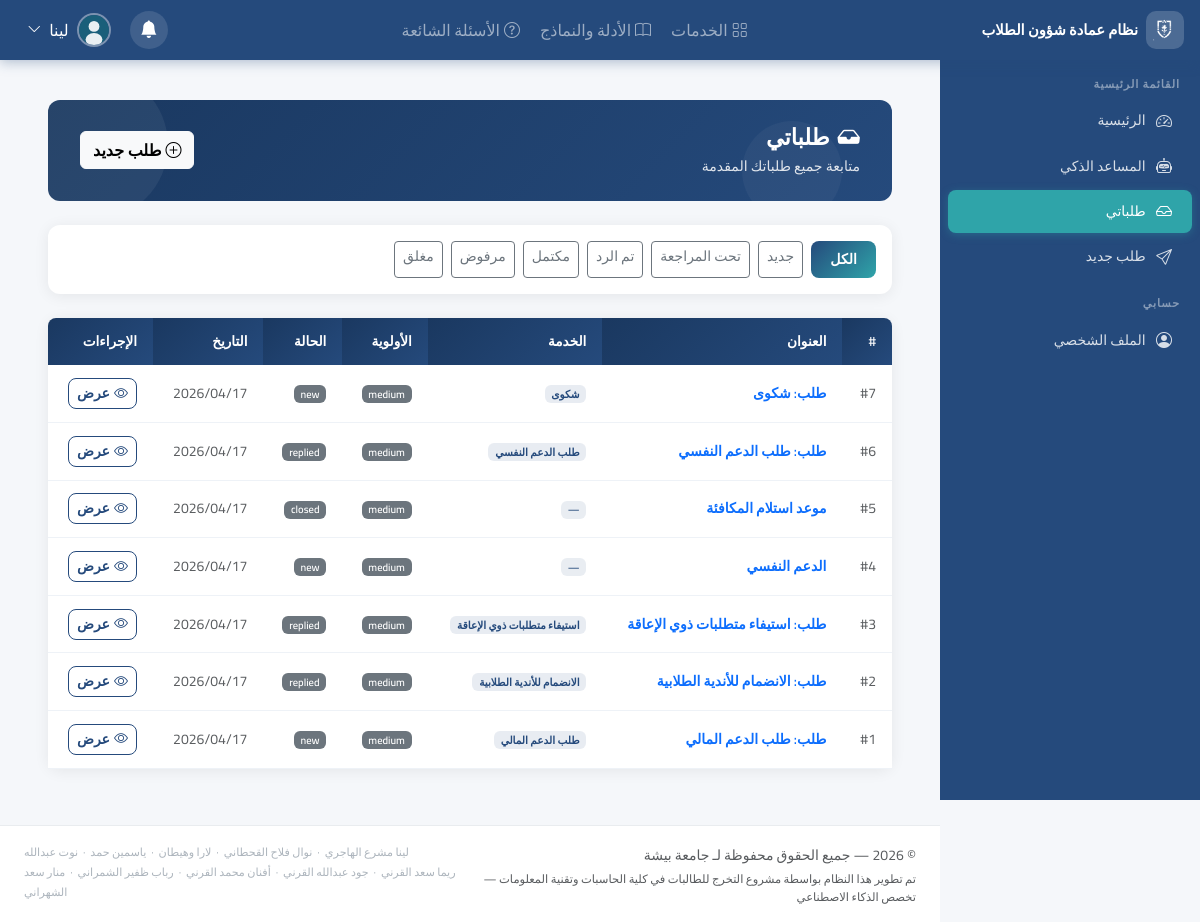
The page /student/my_requests.php (signed in) on the database its author committed.
### tables this page shows
CREATE TABLE `system_settings` (
  `id` int(10) UNSIGNED NOT NULL,
  `setting_key` varchar(100) NOT NULL,
  `setting_value` text DEFAULT NULL,
  `updated_at` datetime DEFAULT current_timestamp() ON UPDATE current_timestamp()
);

CREATE TABLE `requests` (
  `id` int(10) UNSIGNED NOT NULL,
  `student_id` int(10) UNSIGNED NOT NULL,
  `service_id` int(10) UNSIGNED DEFAULT NULL,
  `request_type_id` int(10) UNSIGNED DEFAULT NULL,
  `title` varchar(250) NOT NULL,
  `description` text NOT NULL,
  `attachment` varchar(255) DEFAULT NULL,
  `status` enum('new','under_review','replied','completed','rejected','closed') DEFAULT 'new',
  `assigned_to` int(10) UNSIGNED DEFAULT NULL,
  `priority` enum('low','medium','high') DEFAULT 'medium',
  `created_at` datetime DEFAULT current_timestamp(),
  `updated_at` datetime DEFAULT current_timestamp() ON UPDATE current_timestamp()
);

CREATE TABLE `services` (
  `id` int(10) UNSIGNED NOT NULL,
  `title` varchar(200) NOT NULL,
  `description` text DEFAULT NULL,
  `department_id` int(10) UNSIGNED DEFAULT NULL,
  `conditions` text DEFAULT NULL,
  `required_documents` text DEFAULT NULL,
  `steps` text DEFAULT NULL,
  `keywords` text DEFAULT NULL,
  `icon` varchar(100) DEFAULT 'bi-gear',
  `status` enum('published','draft','archived') DEFAULT 'published',
  `assigned_role` enum('admin','advisor','both') NOT NULL DEFAULT 'admin',
  `created_by` int(10) UNSIGNED DEFAULT NULL,
  `created_at` datetime DEFAULT current_timestamp(),
  `updated_at` datetime DEFAULT current_timestamp() ON UPDATE current_timestamp()
);

### includes/db.php (called while the page is built, shortened)
<?php
try {
    $dsn = "mysql:host=" . DB_HOST . ";dbname=" . DB_NAME . ";charset=" . DB_CHARSET;
    $pdo = new PDO($dsn, DB_USER, DB_PASS, [
        PDO::ATTR_ERRMODE            => PDO::ERRMODE_EXCEPTION,
        PDO::ATTR_DEFAULT_FETCH_MODE => PDO::FETCH_ASSOC,
        PDO::ATTR_EMULATE_PREPARES   => false,
    ]);
} catch (PDOException $e) {
    die(json_encode(['error' => 'فشل الاتصال بقاعدة البيانات: ' . $e->getMessage()]));
}
function getSetting(string $key, string $default = ''): string {
    global $pdo;
    $stmt = $pdo->prepare("SELECT setting_value FROM system_settings WHERE setting_key = ?");
    $stmt->execute([$key]);
    $row = $stmt->fetch();
    return $row ? (string)$row['setting_value'] : $default;
}

### includes/auth.php (called while the page is built, shortened)
<?php
function getUserId(): int {
    return (int)($_SESSION['user_id'] ?? 0);
}

### student/my_requests.php (the view, shortened to what this page needs)
<?php
require_once __DIR__ . '/../includes/db.php';
require_once __DIR__ . '/../includes/auth.php';
require_once __DIR__ . '/../includes/functions.php';
$userId      = getUserId();
$statusFilter= clean($_GET['status'] ?? '');
$page        = max(1, (int)($_GET['page'] ?? 1));
$params = [$userId];
$where  = ['mr.student_id = ?'];
$query = "SELECT mr.*, s.title as service_title
          FROM requests mr
          LEFT JOIN services s ON s.id = mr.service_id
          WHERE " . implode(' AND ', $where) . "
          ORDER BY mr.created_at DESC";
$result = paginate($pdo, $query, $params, $page, 10);
$requests = $result['data'];
require_once __DIR__ . '/../includes/header.php';
?>
<div class="container-fluid px-4 py-3">
    <div class="page-header">
        <div class="row align-items-center">
            <div class="col">
                <h1><i class="bi bi-inbox-fill me-2"></i>طلباتي</h1>
                <p>متابعة جميع طلباتك المقدمة</p>
            </div>
            <div class="col-auto">
                <a href="/STD/student/new_request.php" class="btn btn-light fw-bold">
                    <i class="bi bi-plus-circle me-1"></i>طلب جديد
                </a>
            </div>
        </div>
    </div>
    <div class="std-card p-3 mb-4">
        <div class="d-flex gap-2 flex-wrap">
            <?php
            $tabs = [
                '' => 'الكل',
                'new' => 'جديد',
                'under_review' => 'تحت المراجعة',
                'replied' => 'تم الرد',
                'completed' => 'مكتمل',
                'rejected' => 'مرفوض',
                'closed' => 'مغلق',
            ];
            foreach ($tabs as $val => $label): ?>
            <a href="?status=<?= $val ?>"
               class="btn btn-sm <?= $statusFilter === $val ? 'btn-primary' : 'btn-outline-secondary' ?>">
                <?= $label ?>
            </a>
            <?php endforeach; ?>
        </div>
    </div>
    <?php if (empty($requests)): ?>
        <div class="empty-state">
            <div class="empty-state-icon"><i class="bi bi-inbox"></i></div>
            <h5>لا توجد طلبات <?= $statusFilter ? 'بهذه الحالة' : '' ?></h5>
            <p>يمكنك تقديم طلبك الأول الآن</p>
            <a href="/STD/student/new_request.php" class="btn btn-primary">
                <i class="bi bi-plus-circle me-1"></i>تقديم طلب
            </a>
        </div>
    <?php else: ?>
        <div class="std-card">
            <div class="table-responsive">
                <table class="table table-std table-hover mb-0">
                    <thead>
                        <tr>
                            <th>#</th>
                            <th>العنوان</th>
                            <th>الخدمة</th>
                            <th>الأولوية</th>
                            <th>الحالة</th>
                            <th>التاريخ</th>
                            <th>الإجراءات</th>
                        </tr>
                    </thead>
                    <tbody>
                        <?php foreach ($requests as $req): ?>
                        <tr>
                            <td class="text-muted small">#<?= $req['id'] ?></td>
                            <td>
                                <a href="/STD/student/request_details.php?id=<?= $req['id'] ?>" class="text-decoration-none fw-600">
                                    <?= htmlspecialchars(mb_substr($req['title'], 0, 40)) ?><?= mb_strlen($req['title']) > 40 ? '...' : '' ?>
                                </a>
                            </td>
                            <td><span class="badge bg-primary-soft text-primary"><?= htmlspecialchars($req['service_title'] ?? '—') ?></span></td>
                            <td><?= priorityLabel($req['priority']) ?></td>
                            <td><?= requestStatusLabel($req['status']) ?></td>
                            <td class="text-muted small"><?= formatDate($req['created_at']) ?></td>
                            <td>
                                <a href="/STD/student/request_details.php?id=<?= $req['id'] ?>"
                                   class="btn btn-sm btn-outline-primary" title="عرض التفاصيل">
                                    <i class="bi bi-eye me-1"></i>عرض
                                </a>
                            </td>
                        </tr>
                        <?php endforeach; ?>
                    </tbody>
                </table>
            </div>
        </div>
    <?php endif; ?>
</div>
<?php require_once __DIR__ . '/../includes/footer.php'; ?>

### includes/header.php (shortened to what this page needs)
<?php
$siteName = getSetting('site_name', 'نظام شؤون الطلاب');
$siteLogo = getSetting('site_logo', '');
$userType  = $_SESSION['user_type'] ?? '';
$userId    = (int)($_SESSION['user_id'] ?? 0);
$fullName  = $_SESSION['full_name'] ?? '';
$prefix = '/STD';
$dashLink = match($userType) {
    'student'          => "$prefix/student/dashboard.php",
    'admin'            => "$prefix/admin/dashboard.php",
    'manager'          => "$prefix/manager/dashboard.php",
    'academic_advisor' => "$prefix/advisor/dashboard.php",
    default            => "$prefix/login.php",
};
$hasSidebar = in_array($userType, ['admin', 'manager', 'student', 'academic_advisor']);
?>
<!DOCTYPE html>
<html lang="ar" dir="rtl">
<head>
    <link rel="stylesheet" href="https://cdn.jsdelivr.net/npm/bootstrap@5.3.3/dist/css/bootstrap.rtl.min.css">
    <link rel="stylesheet" href="https://cdn.jsdelivr.net/npm/bootstrap-icons@1.11.3/font/bootstrap-icons.min.css">
    <link rel="stylesheet" href="<?= $prefix ?>/assets/css/style.css?v=<?= filemtime($_SERVER['DOCUMENT_ROOT'].'/STD/assets/css/style.css') ?>">
</head>
<body class="<?= $userType ?>-layout">
<nav class="std-navbar navbar navbar-expand-lg navbar-dark">
    <div class="container-fluid px-3 gap-2">
        <a class="d-flex align-items-center gap-2 text-decoration-none" href="<?= $dashLink ?>">
            <div class="brand-icon">
                <?php if ($siteLogo): ?>
                    <img src="/STD/assets/uploads/<?= htmlspecialchars($siteLogo) ?>" alt="<?= htmlspecialchars($siteName) ?>" style="width:36px;height:36px;object-fit:contain;border-radius:6px;">
                <?php else: ?>
                    <i class="bi bi-mortarboard-fill"></i>
                <?php endif; ?>
            </div>
            <span class="brand-title d-none d-sm-block"><?= htmlspecialchars($siteName) ?></span>
        </a>
        <?php if ($userType === 'student'): ?>
        <ul class="navbar-nav flex-row gap-1 mx-auto d-none d-lg-flex">
            <?php
            $quickNav = [
                ['/student/services', 'bi-grid',            'الخدمات'],
                ['/student/guides',   'bi-book',            'الأدلة والنماذج'],
                ['/student/faq',      'bi-question-circle', 'الأسئلة الشائعة'],
            ];
            foreach ($quickNav as [$path, $icon, $label]):
                $active = strpos($_SERVER['REQUEST_URI'], $path) !== false ? 'active' : '';
            ?>
            <li class="nav-item">
                <a class="nav-link nav-pill <?= $active ?>" href="<?= $prefix ?><?= $path ?>.php">
                    <i class="bi <?= $icon ?> me-1"></i><?= $label ?>
                </a>
            </li>
            <?php endforeach; ?>
        </ul>
        <?php else: ?>
        <span class="flex-grow-1"></span>
        <?php endif; ?>
        <?php if ($userId > 0): ?>
        <ul class="navbar-nav flex-row align-items-center gap-2">
            <li class="nav-item dropdown">
                <a class="nav-link nav-icon-btn position-relative" href="#" data-bs-toggle="dropdown" aria-label="الإشعارات">
                    <i class="bi bi-bell-fill"></i>
                </a>
            </li>
            <li class="nav-item dropdown">
                <a class="nav-link user-menu-btn d-flex align-items-center gap-2" href="#" data-bs-toggle="dropdown">
                    <img src="<?= getUserAvatar($_SESSION['profile_image'] ?? '') ?>" alt="" class="user-avatar-sm">
                    <span class="d-none d-lg-block"><?= htmlspecialchars(explode(' ', $fullName)[0] ?? $fullName) ?></span>
                    <i class="bi bi-chevron-down small d-none d-lg-inline"></i>
                </a>
            </li>
        </ul>
        <?php endif; ?>
    </div>
</nav>
<div class="layout-wrapper">
<?php if ($hasSidebar): ?>
<?php require_once __DIR__ . '/sidebar.php'; ?>
<?php endif; ?>
<div class="page-body">
<div class="page-content">

### includes/functions.php (shortened to what this page needs)
<?php
function clean(string $input): string {
    return htmlspecialchars(strip_tags(trim($input)), ENT_QUOTES, 'UTF-8');
}
function requestStatusLabel(string $status): string {
    $labels = [
        'new'          => '<span class="badge bg-primary">جديد</span>',
        'under_review' => '<span class="badge bg-warning text-dark">تحت المراجعة</span>',
        'replied'      => '<span class="badge bg-info text-dark">تم الرد</span>',
        'completed'    => '<span class="badge bg-success">مكتمل</span>',
        'rejected'     => '<span class="badge bg-danger">مرفوض</span>',
        'closed'       => '<span class="badge bg-secondary">مغلق</span>',
    ];
    return $labels[$status] ?? '<span class="badge bg-secondary">' . clean($status) . '</span>';
}
function priorityLabel(string $priority): string {
    $labels = [
        'low'    => '<span class="badge bg-success">منخفضة</span>',
        'medium' => '<span class="badge bg-warning text-dark">متوسطة</span>',
        'high'   => '<span class="badge bg-danger">عالية</span>',
    ];
    return $labels[$priority] ?? '<span class="badge bg-secondary">' . clean($priority) . '</span>';
}
function formatDate(string $date): string {
    $timestamp = strtotime($date);
    return date('Y/m/d', $timestamp);
}
function getUserAvatar(string $imagePath = '', string $gender = 'male'): string {
    return '/STD/assets/images/' . ($gender === 'female' ? 'avatar-female.svg' : 'avatar-male.svg');
}
function paginate(PDO $pdo, string $query, array $params, int $page, int $perPage = 10): array {
    $countQuery = "SELECT COUNT(*) FROM (" . $query . ") AS total_count";
    $stmt = $pdo->prepare($countQuery);
    $stmt->execute($params);
    $total = (int)$stmt->fetchColumn();
    $totalPages = (int)ceil($total / $perPage);
    $page = max(1, min($page, $totalPages ?: 1));
    $offset = ($page - 1) * $perPage;
    $stmt = $pdo->prepare($query . " LIMIT $perPage OFFSET $offset");
    $stmt->execute($params);
    $data = $stmt->fetchAll();
    return [
        'data'        => $data,
        'total'       => $total,
        'per_page'    => $perPage,
        'current_page'=> $page,
        'total_pages' => $totalPages,
    ];
}

### includes/footer.php (shortened to what this page needs)
<?php
$uniName = getSetting('university_name', 'جامعة بيشة');
?>
</div>
<footer class="main-footer">
    <div class="container-fluid px-4">
        <div class="row align-items-start py-3 g-2">
            <div class="col-md-6 text-center text-md-start">
                <span class="text-muted small">
                    &copy; <?= date('Y') ?> — جميع الحقوق محفوظة
                    لـ <?= htmlspecialchars($uniName) ?>
                </span>
                <div class="text-muted mt-1" style="font-size:.72rem;line-height:1.6;">
                    تم تطوير هذا النظام بواسطة مشروع التخرج للطالبات في
                    كلية الحاسبات وتقنية المعلومات — تخصص الذكاء الاصطناعي
                </div>
            </div>
            <div class="col-md-6 text-center text-md-end" style="font-size:.7rem;color:#adb5bd;line-height:1.8;">
                لينا مشرع الهاجري &nbsp;·&nbsp; نوال فلاح القحطاني &nbsp;·&nbsp; لارا وهيطان &nbsp;·&nbsp; ياسمين حمد &nbsp;·&nbsp; نوت عبدالله<br>
                ريما سعد القرني &nbsp;·&nbsp; جود عبدالله القرني &nbsp;·&nbsp; أفنان محمد القرني &nbsp;·&nbsp; رباب ظفير الشمراني &nbsp;·&nbsp; منار سعد الشهراني
            </div>
        </div>
    </div>
</footer>
</div>
</div>
</body>
</html>

### rows shown on the page
system_settings: setting_value (picture)
system_settings: setting_value "نظام عمادة شؤون الطلاب"
requests: id "7", title "طلب: شكوى", service.title "شكوى", priority "medium", status "new", created_at "2026/04/17"
requests: id "6", title "طلب: طلب الدعم النفسي", service.title "طلب الدعم النفسي", priority "medium", status "replied", created_at "2026/04/17"
requests: id "5", title "موعد استلام المكافئة", service_title "—", priority "medium", status "closed", created_at "2026/04/17"
requests: id "4", title "الدعم النفسي", service_title "—", priority "medium", status "new", created_at "2026/04/17"
requests: id "3", title "طلب: استيفاء متطلبات ذوي الإعاقة", service.title "استيفاء متطلبات ذوي الإعاقة", priority "medium", status "replied", created_at "2026/04/17"
requests: id "2", title "طلب: الانضمام للأندية الطلابية", service.title "الانضمام للأندية الطلابية", priority "medium", status "replied", created_at "2026/04/17"
requests: id "1", title "طلب: طلب الدعم المالي", service.title "طلب الدعم المالي", priority "medium", status "new", created_at "2026/04/17"
system_settings: setting_value "جامعة بيشة"

### other values the page prints
$label "الخدمات"
$label "الأدلة والنماذج"
$label "الأسئلة الشائعة"
explode(' ', $fullName)[0] "لينا"
$label "الكل"
$label "جديد"
$label "تحت المراجعة"
$label "تم الرد"
$label "مكتمل"
$label "مرفوض"
$label "مغلق"
